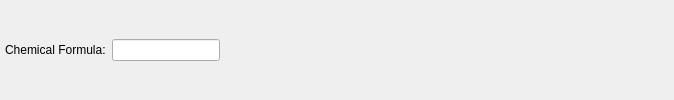
              <widget class="QWidget" name="page">
               <layout class="QHBoxLayout" name="horizontalLayout">
                <property name="leftMargin">
                 <number>5</number>
                </property>
                <property name="topMargin">
                 <number>5</number>
                </property>
                <property name="rightMargin">
                 <number>5</number>
                </property>
                <property name="bottomMargin">
                 <number>5</number>
                </property>
                <item>
                 <widget class="QLabel" name="lbSampleChemicalFormula">
                  <property name="text">
                   <string>Chemical Formula:</string>
                  </property>
                 </widget>
                </item>
                <item>
                 <widget class="QLineEdit" name="leSampleChemicalFormula">
                  <property name="sizePolicy">
                   <sizepolicy hsizetype="Preferred" vsizetype="Fixed">
                    <horstretch>0</horstretch>
                    <verstretch>0</verstretch>
                   </sizepolicy>
                  </property>
                  <property name="text">
                   <string/>
                  </property>
                 </widget>
                </item>
                <item>
                 <widget class="QLabel" name="valSampleChemicalFormula">
                  <property name="sizePolicy">
                   <sizepolicy hsizetype="Fixed" vsizetype="Preferred">
                    <horstretch>0</horstretch>
                    <verstretch>0</verstretch>
                   </sizepolicy>
                  </property>
                  <property name="text">
                   <string/>
                  </property>
                 </widget>
                </item>
                <item>
                 <spacer name="horizontalSpacer_5">
                  <property name="orientation">
                   <enum>Qt::Horizontal</enum>
                  </property>
                  <property name="sizeType">
                   <enum>QSizePolicy::Expanding</enum>
                  </property>
                  <property name="sizeHint" stdset="0">
                   <size>
                    <width>436</width>
                    <height>20</height>
                   </size>
                  </property>
                 </spacer>
                </item>
               </layout>
              </widget>
